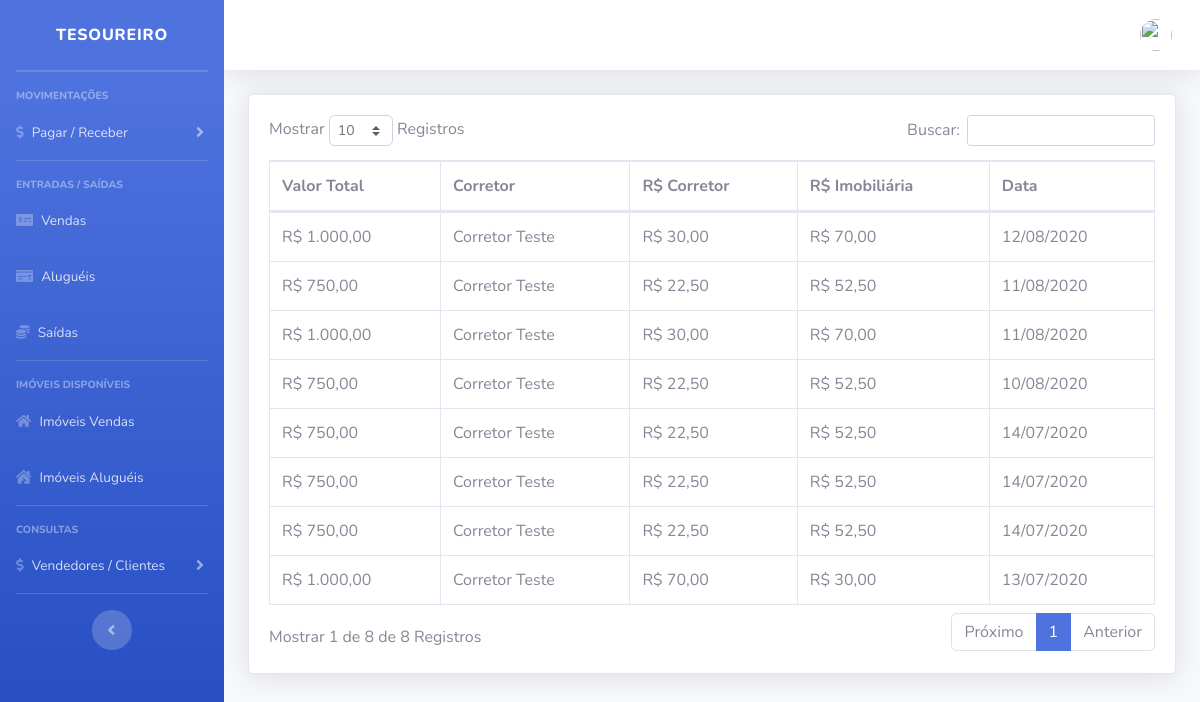
The page /imobiliaria/sistema/painel-tesouraria/index.php?pag=alugueis on the database its author committed.
### tables this page shows
CREATE TABLE `entradas` (
  `id` int(11) NOT NULL,
  `valor` decimal(10,2) NOT NULL,
  `tesoureiro` varchar(20) NOT NULL,
  `corretor` varchar(20) NOT NULL,
  `valor_corretor` decimal(10,2) NOT NULL,
  `valor_caixa` decimal(10,2) NOT NULL,
  `data` date NOT NULL,
  `tipo` varchar(10) NOT NULL
);

CREATE TABLE `corretores` (
  `id` int(11) NOT NULL,
  `nome` varchar(50) NOT NULL,
  `cpf` varchar(20) NOT NULL,
  `telefone` varchar(15) NOT NULL,
  `email` varchar(50) NOT NULL,
  `endereco` varchar(100) NOT NULL,
  `foto` varchar(100) NOT NULL,
  `descricao` varchar(90) DEFAULT NULL,
  `twitter` varchar(150) DEFAULT NULL,
  `facebook` varchar(150) DEFAULT NULL,
  `corretor` tinyint(1) DEFAULT NULL,
  `creci` varchar(15) DEFAULT NULL
);

### imobiliaria/sistema/painel-tesouraria/alugueis.php (the view, shortened to what this page needs)
<?php
include_once("../../conexao.php");
?>
<div class="card shadow mb-4">
    <div class="card-body">
        <div class="table-responsive">
            <table class="table table-bordered" id="dataTable" width="100%" cellspacing="0">
                <thead>
                    <tr>
                        <th>Valor Total</th>
                        <th>Corretor</th>
                        <th>R$ Corretor</th>
                        <th>R$ Imobiliária</th>
                        <th>Data</th>
                    </tr>
                </thead>
                <tbody>
                      <?php
                  $query = $pdo->query("SELECT * FROM entradas where tipo = 'Aluguel' order by id desc  ");
                  $res = $query->fetchAll(PDO::FETCH_ASSOC);
                  for ($i=0; $i < count($res); $i++) {
                      $data = $res[$i]['data'];
                      $valor = $res[$i]['valor'];
                      $corretor = $res[$i]['corretor'];
                      $valorCorretor = $res[$i]['valor_corretor'];
                      $valorCaixa = $res[$i]['valor_caixa'];
                      $data = implode('/', array_reverse(explode('-', $data)));
                      $valor = number_format($valor, 2, ',', '.');
                      $valorCorretor = number_format($valorCorretor, 2, ',', '.');
                      $valorCaixa = number_format($valorCaixa, 2, ',', '.');
                       $res_2 = $pdo->query("SELECT * FROM corretores where cpf = '" . $corretor . "' ");
                    $dados_2 = $res_2->fetchAll(PDO::FETCH_ASSOC);
                    @$nomeCorretor = $dados_2[0]['nome'];
                      ?>
                    <tr>
                        <td>R$ <?php echo $valor ?></td>
                        <td><?php echo $nomeCorretor ?></td>
                        <td>R$ <?php echo $valorCorretor ?></td>
                        <td>R$ <?php echo $valorCaixa ?></td>
                        <td><?php echo $data ?></td>
                    </tr>
                   <?php } ?>
                </tbody>
            </table>
        </div>
    </div>
</div>

### rows shown on the page
entradas: valor "1.000,00", corretores.nome "Corretor Teste", valor_corretor "30,00", valor_caixa "70,00", data "12/08/2020"
entradas: valor "750,00", corretores.nome "Corretor Teste", valor_corretor "22,50", valor_caixa "52,50", data "11/08/2020"
entradas: valor "1.000,00", corretores.nome "Corretor Teste", valor_corretor "30,00", valor_caixa "70,00", data "11/08/2020"
entradas: valor "750,00", corretores.nome "Corretor Teste", valor_corretor "22,50", valor_caixa "52,50", data "10/08/2020"
entradas: valor "750,00", corretores.nome "Corretor Teste", valor_corretor "22,50", valor_caixa "52,50", data "14/07/2020"
entradas: valor "750,00", corretores.nome "Corretor Teste", valor_corretor "22,50", valor_caixa "52,50", data "14/07/2020"
entradas: valor "750,00", corretores.nome "Corretor Teste", valor_corretor "22,50", valor_caixa "52,50", data "14/07/2020"
entradas: valor "1.000,00", corretores.nome "Corretor Teste", valor_corretor "70,00", valor_caixa "30,00", data "13/07/2020"
